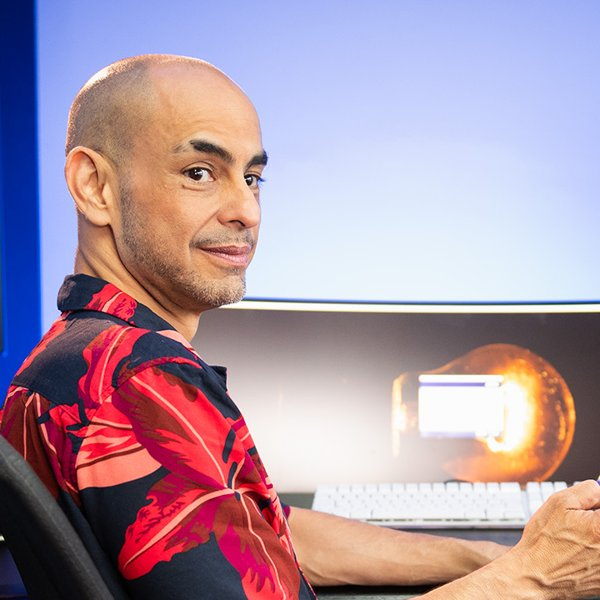
#> input picture site/assets/img/portrait_carre.jpg, 600 x 600 px
$ python make_contact.py
#> lines starting #> are read from the running program, lines starting #| are printed output that depends on the picture
#!/usr/bin/env python3
"""Crée la carte de visite téléchargeable (vCard) et le QR code de la page Contact.

Usage, depuis la racine du dépôt :
    python3 -m venv tools/.venv && tools/.venv/bin/pip install segno pillow   (une seule fois)
    tools/.venv/bin/python tools/make_contact.py

Écrit dans site/assets/contact/ :
  - Michel_Gallone.vcf   vCard 3.0 avec photo, téléchargée par le bouton « Enregistrer le contact »
  - qr-contact.svg       QR code affiché sur la page (vectoriel, s'adapte à l'écran)
  - qr-contact.png       même QR code en image, pour l'impression ou un message

Le QR code contient une version compacte de la vCard (sans photo ni titre complet) : un téléphone qui le scanne propose
d'ajouter le contact directement, sans connexion et sans dépendre de l'adresse du site.
"""
import base64, io, os, re
import segno
from PIL import Image

ROOT = os.path.dirname(os.path.dirname(os.path.abspath(__file__)))
OUT = os.path.join(ROOT, "site", "assets", "contact")

CONTACT = {
    "prenom": "Michel",
    "nom": "Gallone",
    "titre": "Chef de projet audiovisuel et digital · Responsable visibilité et marketing",
    "tel": "+41 79 342 98 80",
    "email": "contact@michelgallone.ch",
    "rue": "Rue de Villars 6A",
    "npa": "1307",
    "ville": "Lussery-Villars",
    "canton": "VD",
    "pays": "Suisse",
    "site": "https://michelgallone.ch",
    "linkedin": "https://www.linkedin.com/in/michelgallone/",
    "instagram": "https://instagram.com/michel.gallone",
    "facebook": "https://facebook.com/michelgallone",
}


def esc(v):  # échappement du texte vCard 3.0
    return v.replace("\\", "\\\\").replace(",", "\\,").replace(";", "\\;").replace("\n", "\\n")


def fold(line):  # les lignes vCard sont repliées à 75 octets
    out, cur = [], ""
    for ch in line:
        if len((cur + ch).encode("utf-8")) > 75:
            out.append(cur)
            cur = " " + ch
        else:
            cur += ch
    out.append(cur)
    return "\r\n".join(out)


def vcard(c, photo=None):
    lignes = [
        "BEGIN:VCARD", "VERSION:3.0",
        "N:%s;%s;;;" % (esc(c["nom"]), esc(c["prenom"])),
        "FN:%s %s" % (esc(c["prenom"]), esc(c["nom"])),
        "TITLE:" + esc(c["titre"]),
        "TEL;TYPE=CELL,VOICE:" + re.sub(r"[^\d+]", "", c["tel"]),
        "EMAIL;TYPE=INTERNET:" + c["email"],
        "ADR;TYPE=HOME:;;%s;%s;%s;%s;%s" % (esc(c["rue"]), esc(c["ville"]), c["canton"], c["npa"], esc(c["pays"])),
        "URL:" + c["site"],
        # Apple Contacts lit X-SOCIALPROFILE ; les autres carnets lisent les URL
        "X-SOCIALPROFILE;TYPE=linkedin:" + c["linkedin"],
        "X-SOCIALPROFILE;TYPE=instagram:" + c["instagram"],
        "X-SOCIALPROFILE;TYPE=facebook:" + c["facebook"],
        "item1.URL:" + c["linkedin"], "item1.X-ABLabel:LinkedIn",
        "item2.URL:" + c["instagram"], "item2.X-ABLabel:Instagram",
        "item3.URL:" + c["facebook"], "item3.X-ABLabel:Facebook",
    ]
    if photo:
        lignes.append("PHOTO;ENCODING=b;TYPE=JPEG:" + photo)
    lignes.append("END:VCARD")
    return "\r\n".join(fold(l) for l in lignes) + "\r\n"


def photo_b64():
    im = Image.open(os.path.join(ROOT, "site", "assets", "img", "portrait_carre.jpg")).convert("RGB")
#> im is the input picture: PIL image 600x600 RGB; mean R, G, B 173.3, 149.8, 165.1
    im.thumbnail((240, 240))
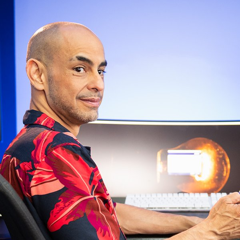
#> im: PIL image 240x240 RGB; mean R, G, B 173.2, 149.8, 165.1
    buf = io.BytesIO()
    im.save(buf, "JPEG", quality=82)
    return base64.b64encode(buf.getvalue()).decode()


def vcard_qr(c):
    """Version compacte pour le QR code : moins de données = code moins dense, plus facile à scanner."""
    lignes = [
        "BEGIN:VCARD", "VERSION:3.0",
        "N:%s;%s" % (c["nom"], c["prenom"]), "FN:%s %s" % (c["prenom"], c["nom"]),
        "TITLE:Chef de projet audiovisuel et digital",
        "TEL;TYPE=CELL:" + re.sub(r"[^\d+]", "", c["tel"]),
        "EMAIL:" + c["email"],
        "ADR:;;%s;%s;;%s;%s" % (c["rue"], c["ville"], c["npa"], c["pays"]),
        "URL:" + c["linkedin"], "URL:" + c["instagram"], "URL:" + c["facebook"],
        "END:VCARD",
    ]
    return "\n".join(lignes)


os.makedirs(OUT, exist_ok=True)
with open(os.path.join(OUT, "Michel_Gallone.vcf"), "w", encoding="utf-8", newline="") as f:
    f.write(vcard(CONTACT, photo_b64()))

# QR code : vCard compacte sans photo, niveau de correction M (bon compromis taille / robustesse)
#> (the run stopped early here; a loop or call above may not have finished)

$ run again, with site/assets/img/dsc_8780.jpg copied over site/assets/img/portrait_carre.jpg
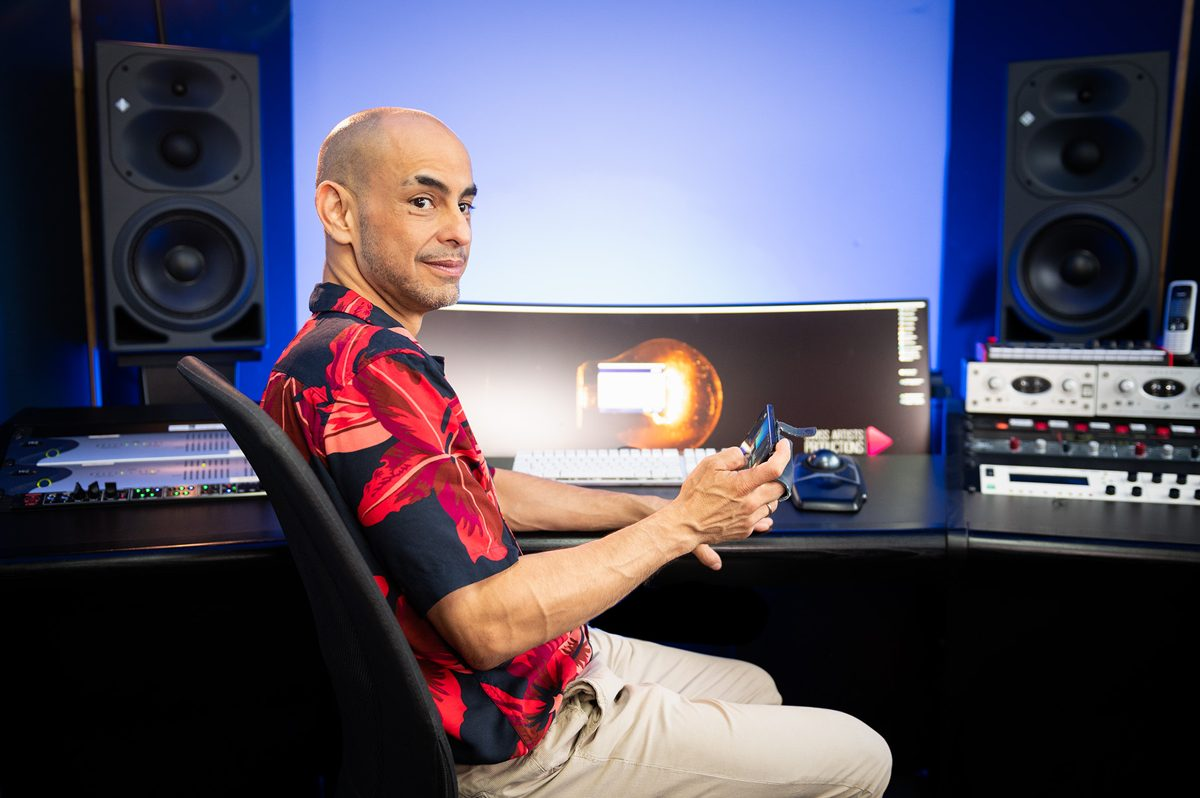
#> input picture site/assets/img/dsc_8780.jpg, 1200 x 798 px
#> in photo_b64, im is the input picture: PIL image 1200x798 RGB; mean R, G, B 87.8, 82.4, 99
#> in photo_b64, `im.thumbnail((240, 240))`:
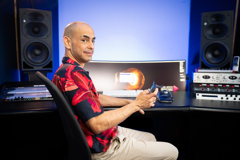
#> im: PIL image 240x160 RGB; mean R, G, B 87.9, 82.5, 99.2

$ run again, with site/assets/img/dsc_8782.jpg copied over site/assets/img/portrait_carre.jpg
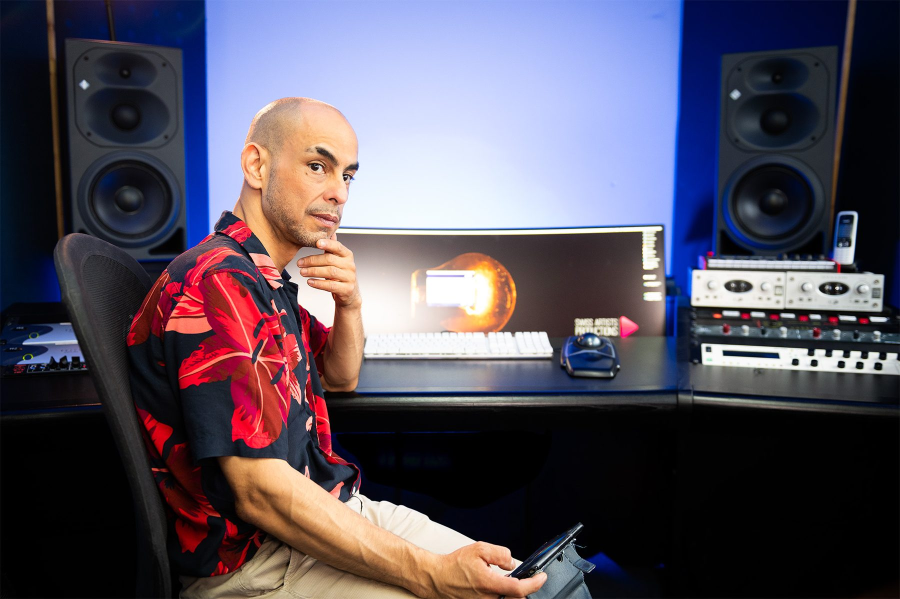
#> input picture site/assets/img/dsc_8782.jpg, 1800 x 1198 px (shown at 1/2 size)
#> in photo_b64, im is the input picture: PIL image 1800x1198 RGB; mean R, G, B 86.7, 80.3, 94.3
#> in photo_b64, `im.thumbnail((240, 240))`:
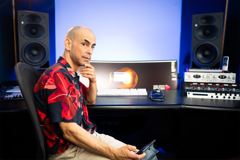
#> im: PIL image 240x160 RGB; mean R, G, B 86.7, 80.2, 94.2

$ run again, with site/assets/img/dsc_8809.jpg copied over site/assets/img/portrait_carre.jpg
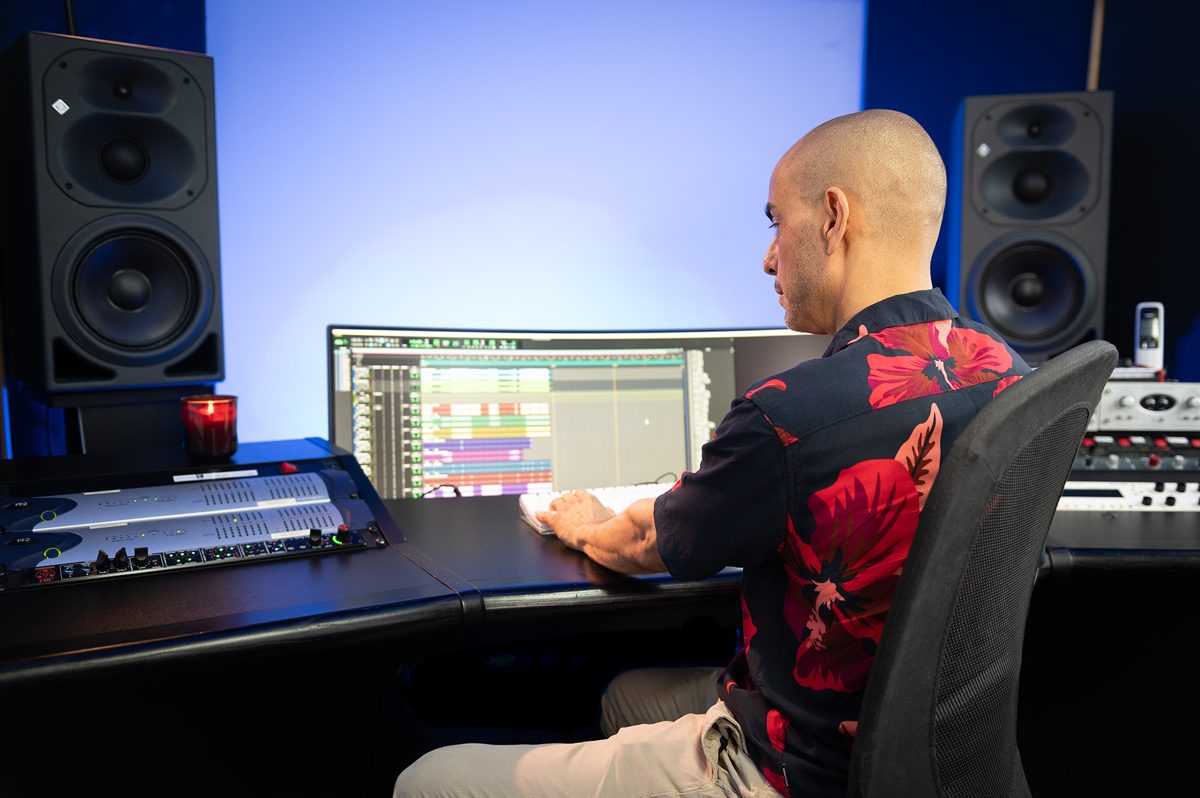
#> input picture site/assets/img/dsc_8809.jpg, 1200 x 798 px
#> in photo_b64, im is the input picture: PIL image 1200x798 RGB; mean R, G, B 88.1, 87.6, 103.5
#> in photo_b64, `im.thumbnail((240, 240))`:
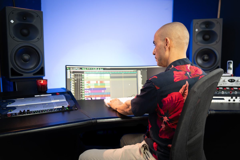
#> im: PIL image 240x160 RGB; mean R, G, B 88.2, 87.7, 103.6
